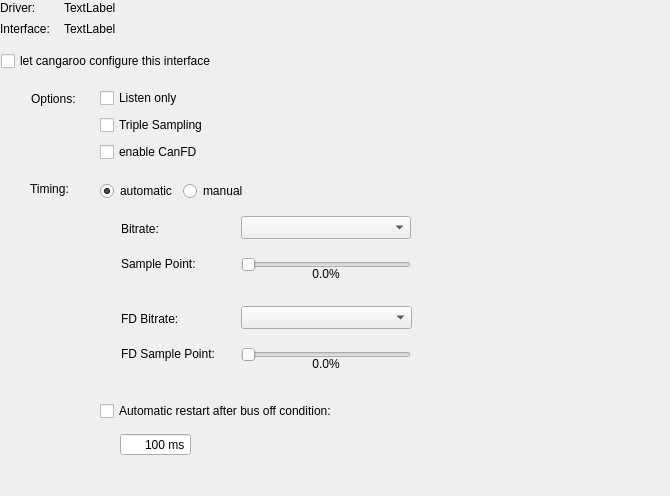
<?xml version="1.0" encoding="UTF-8"?>
<ui version="4.0">
 <class>SocketCanInterfacePage</class>
 <widget class="QWidget" name="SocketCanInterfacePage">
  <property name="geometry">
   <rect>
    <x>0</x>
    <y>0</y>
    <width>670</width>
    <height>496</height>
   </rect>
  </property>
  <property name="windowTitle">
   <string>Form</string>
  </property>
  <widget class="QCheckBox" name="cbSocketCanConfigured">
   <property name="geometry">
    <rect>
     <x>1</x>
     <y>51</y>
     <width>411</width>
     <height>20</height>
    </rect>
   </property>
   <property name="text">
    <string>let cangaroo configure this interface</string>
   </property>
  </widget>
  <widget class="QLabel" name="label_3">
   <property name="geometry">
    <rect>
     <x>0</x>
     <y>0</y>
     <width>41</width>
     <height>16</height>
    </rect>
   </property>
   <property name="text">
    <string>Driver:</string>
   </property>
  </widget>
  <widget class="QWidget" name="wSocketCanOptions" native="true">
   <property name="geometry">
    <rect>
     <x>91</x>
     <y>81</y>
     <width>141</width>
     <height>90</height>
    </rect>
   </property>
   <layout class="QVBoxLayout" name="verticalLayout_6">
    <property name="spacing">
     <number>0</number>
    </property>
    <property name="leftMargin">
     <number>9</number>
    </property>
    <property name="topMargin">
     <number>0</number>
    </property>
    <property name="rightMargin">
     <number>0</number>
    </property>
    <property name="bottomMargin">
     <number>0</number>
    </property>
    <item>
     <widget class="QCheckBox" name="cbSocketCanListenOnly">
      <property name="text">
       <string>Listen only</string>
      </property>
     </widget>
    </item>
    <item>
     <widget class="QCheckBox" name="cbSocketCanTripleSampling">
      <property name="text">
       <string>Triple Sampling</string>
      </property>
     </widget>
    </item>
    <item>
     <widget class="QCheckBox" name="cbSocketCanCanFD">
      <property name="text">
       <string>enable CanFD</string>
      </property>
     </widget>
    </item>
   </layout>
  </widget>
  <widget class="QWidget" name="wSocketCanTiming" native="true">
   <property name="enabled">
    <bool>true</bool>
   </property>
   <property name="geometry">
    <rect>
     <x>91</x>
     <y>181</y>
     <width>516</width>
     <height>291</height>
    </rect>
   </property>
   <layout class="QVBoxLayout" name="verticalLayout_8">
    <property name="leftMargin">
     <number>0</number>
    </property>
    <property name="topMargin">
     <number>0</number>
    </property>
    <item>
     <widget class="QWidget" name="wSocketCanTimingMode" native="true">
      <layout class="QHBoxLayout" name="horizontalLayout_5">
       <property name="topMargin">
        <number>0</number>
       </property>
       <item>
        <widget class="QRadioButton" name="rbSocketCanAutomaticTiming">
         <property name="text">
          <string>automatic</string>
         </property>
         <property name="checked">
          <bool>true</bool>
         </property>
        </widget>
       </item>
       <item>
        <widget class="QRadioButton" name="rbSocketCanManualTiming">
         <property name="text">
          <string>manual</string>
         </property>
        </widget>
       </item>
       <item>
        <spacer name="horizontalSpacer_2">
         <property name="orientation">
          <enum>Qt::Horizontal</enum>
         </property>
         <property name="sizeHint" stdset="0">
          <size>
           <width>310</width>
           <height>20</height>
          </size>
         </property>
        </spacer>
       </item>
      </layout>
     </widget>
    </item>
    <item>
     <widget class="QStackedWidget" name="stackedSocketCanTiming">
      <property name="currentIndex">
       <number>0</number>
      </property>
      <widget class="QWidget" name="pageSocketCanAutoTiming">
       <widget class="QWidget" name="wSocketCanAutoTimingCanFd" native="true">
        <property name="geometry">
         <rect>
          <x>30</x>
          <y>90</y>
          <width>361</width>
          <height>80</height>
         </rect>
        </property>
        <widget class="QComboBox" name="cbSocketCanFdBitrate">
         <property name="geometry">
          <rect>
           <x>120</x>
           <y>0</y>
           <width>171</width>
           <height>23</height>
          </rect>
         </property>
        </widget>
        <widget class="QLabel" name="label_23">
         <property name="geometry">
          <rect>
           <x>0</x>
           <y>5</y>
           <width>111</width>
           <height>16</height>
          </rect>
         </property>
         <property name="text">
          <string>FD Bitrate:</string>
         </property>
        </widget>
        <widget class="QLabel" name="label_22">
         <property name="geometry">
          <rect>
           <x>0</x>
           <y>40</y>
           <width>121</width>
           <height>16</height>
          </rect>
         </property>
         <property name="text">
          <string>FD Sample Point:</string>
         </property>
        </widget>
        <widget class="QSlider" name="slSocketCanFdSamplePoint">
         <property name="geometry">
          <rect>
           <x>120</x>
           <y>40</y>
           <width>170</width>
           <height>18</height>
          </rect>
         </property>
         <property name="maximum">
          <number>999</number>
         </property>
         <property name="orientation">
          <enum>Qt::Horizontal</enum>
         </property>
        </widget>
        <widget class="QLabel" name="laSocketCanFdSamplePoint">
         <property name="geometry">
          <rect>
           <x>120</x>
           <y>50</y>
           <width>170</width>
           <height>16</height>
          </rect>
         </property>
         <property name="text">
          <string>0.0%</string>
         </property>
         <property name="alignment">
          <set>Qt::AlignCenter</set>
         </property>
        </widget>
       </widget>
       <widget class="QWidget" name="widget_11" native="true">
        <property name="geometry">
         <rect>
          <x>30</x>
          <y>0</y>
          <width>361</width>
          <height>80</height>
         </rect>
        </property>
        <widget class="QLabel" name="label_20">
         <property name="geometry">
          <rect>
           <x>0</x>
           <y>5</y>
           <width>59</width>
           <height>16</height>
          </rect>
         </property>
         <property name="text">
          <string>Bitrate:</string>
         </property>
        </widget>
        <widget class="QComboBox" name="cbSocketCanBitrate">
         <property name="geometry">
          <rect>
           <x>120</x>
           <y>0</y>
           <width>170</width>
           <height>23</height>
          </rect>
         </property>
        </widget>
        <widget class="QLabel" name="label_21">
         <property name="geometry">
          <rect>
           <x>0</x>
           <y>40</y>
           <width>91</width>
           <height>16</height>
          </rect>
         </property>
         <property name="text">
          <string>Sample Point:</string>
         </property>
        </widget>
        <widget class="QLabel" name="laSocketCanSamplePoint">
         <property name="geometry">
          <rect>
           <x>120</x>
           <y>50</y>
           <width>170</width>
           <height>16</height>
          </rect>
         </property>
         <property name="text">
          <string>0.0%</string>
         </property>
         <property name="alignment">
          <set>Qt::AlignCenter</set>
         </property>
        </widget>
        <widget class="QSlider" name="slSocketCanSamplePoint">
         <property name="geometry">
          <rect>
           <x>120</x>
           <y>40</y>
           <width>170</width>
           <height>18</height>
          </rect>
         </property>
         <property name="maximum">
          <number>999</number>
         </property>
         <property name="orientation">
          <enum>Qt::Horizontal</enum>
         </property>
         <property name="tickPosition">
          <enum>QSlider::NoTicks</enum>
         </property>
        </widget>
       </widget>
      </widget>
      <widget class="QWidget" name="pageSocketCanManualTiming">
       <layout class="QHBoxLayout" name="horizontalLayout_4">
        <property name="spacing">
         <number>0</number>
        </property>
        <property name="leftMargin">
         <number>30</number>
        </property>
        <property name="topMargin">
         <number>0</number>
        </property>
        <property name="rightMargin">
         <number>0</number>
        </property>
        <property name="bottomMargin">
         <number>0</number>
        </property>
        <item>
         <widget class="QWidget" name="widget_6" native="true">
          <layout class="QFormLayout" name="formLayout_2">
           <property name="horizontalSpacing">
            <number>16</number>
           </property>
           <property name="leftMargin">
            <number>0</number>
           </property>
           <property name="topMargin">
            <number>0</number>
           </property>
           <item row="0" column="0">
            <widget class="QLabel" name="laSocketCanTQ">
             <property name="text">
              <string>TQ:</string>
             </property>
            </widget>
           </item>
           <item row="0" column="1">
            <widget class="QSpinBox" name="spSocketCanTQ">
             <property name="alignment">
              <set>Qt::AlignRight|Qt::AlignTrailing|Qt::AlignVCenter</set>
             </property>
             <property name="buttonSymbols">
              <enum>QAbstractSpinBox::NoButtons</enum>
             </property>
             <property name="suffix">
              <string> ns</string>
             </property>
             <property name="maximum">
              <number>999999</number>
             </property>
             <property name="singleStep">
              <number>5</number>
             </property>
             <property name="value">
              <number>125</number>
             </property>
            </widget>
           </item>
           <item row="1" column="0">
            <widget class="QLabel" name="laSocketCanPropSeg">
             <property name="text">
              <string>Prop-Seg:</string>
             </property>
            </widget>
           </item>
           <item row="2" column="0">
            <widget class="QLabel" name="laSocketCanPhaseSeg1">
             <property name="text">
              <string>Phase Seg 1:</string>
             </property>
            </widget>
           </item>
           <item row="3" column="0">
            <widget class="QLabel" name="laSocketCanPhaseSeg2">
             <property name="text">
              <string>Phase Seg 2:</string>
             </property>
            </widget>
           </item>
           <item row="4" column="0">
            <widget class="QCheckBox" name="cbSocketCanSJW">
             <property name="text">
              <string>SJW:</string>
             </property>
            </widget>
           </item>
           <item row="1" column="1">
            <widget class="QSpinBox" name="spSocketCanPropSeg">
             <property name="alignment">
              <set>Qt::AlignRight|Qt::AlignTrailing|Qt::AlignVCenter</set>
             </property>
             <property name="buttonSymbols">
              <enum>QAbstractSpinBox::NoButtons</enum>
             </property>
             <property name="suffix">
              <string/>
             </property>
             <property name="minimum">
              <number>1</number>
             </property>
             <property name="maximum">
              <number>8</number>
             </property>
             <property name="singleStep">
              <number>1</number>
             </property>
             <property name="value">
              <number>6</number>
             </property>
            </widget>
           </item>
           <item row="2" column="1">
            <widget class="QSpinBox" name="spSocketCanPhaseSeg1">
             <property name="alignment">
              <set>Qt::AlignRight|Qt::AlignTrailing|Qt::AlignVCenter</set>
             </property>
             <property name="buttonSymbols">
              <enum>QAbstractSpinBox::NoButtons</enum>
             </property>
             <property name="suffix">
              <string/>
             </property>
             <property name="minimum">
              <number>1</number>
             </property>
             <property name="maximum">
              <number>8</number>
             </property>
             <property name="singleStep">
              <number>1</number>
             </property>
             <property name="value">
              <number>7</number>
             </property>
            </widget>
           </item>
           <item row="3" column="1">
            <widget class="QSpinBox" name="spSocketCanPhaseSeg2">
             <property name="alignment">
              <set>Qt::AlignRight|Qt::AlignTrailing|Qt::AlignVCenter</set>
             </property>
             <property name="buttonSymbols">
              <enum>QAbstractSpinBox::NoButtons</enum>
             </property>
             <property name="suffix">
              <string/>
             </property>
             <property name="minimum">
              <number>1</number>
             </property>
             <property name="maximum">
              <number>8</number>
             </property>
             <property name="singleStep">
              <number>1</number>
             </property>
             <property name="value">
              <number>2</number>
             </property>
            </widget>
           </item>
           <item row="4" column="1">
            <widget class="QSpinBox" name="spSocketCanSJW">
             <property name="alignment">
              <set>Qt::AlignRight|Qt::AlignTrailing|Qt::AlignVCenter</set>
             </property>
             <property name="buttonSymbols">
              <enum>QAbstractSpinBox::NoButtons</enum>
             </property>
             <property name="suffix">
              <string/>
             </property>
             <property name="minimum">
              <number>1</number>
             </property>
             <property name="maximum">
              <number>8</number>
             </property>
             <property name="singleStep">
              <number>1</number>
             </property>
             <property name="value">
              <number>1</number>
             </property>
            </widget>
           </item>
          </layout>
         </widget>
        </item>
        <item>
         <widget class="QWidget" name="wSocketCanFdManualTiming" native="true">
          <layout class="QFormLayout" name="formLayout_3">
           <property name="horizontalSpacing">
            <number>16</number>
           </property>
           <property name="leftMargin">
            <number>10</number>
           </property>
           <property name="topMargin">
            <number>0</number>
           </property>
           <item row="0" column="0">
            <widget class="QLabel" name="laSocketCanTQ_2">
             <property name="text">
              <string>FD TQ:</string>
             </property>
            </widget>
           </item>
           <item row="0" column="1">
            <widget class="QSpinBox" name="spSocketCanFdTQ">
             <property name="alignment">
              <set>Qt::AlignRight|Qt::AlignTrailing|Qt::AlignVCenter</set>
             </property>
             <property name="buttonSymbols">
              <enum>QAbstractSpinBox::NoButtons</enum>
             </property>
             <property name="suffix">
              <string> ns</string>
             </property>
             <property name="maximum">
              <number>999999</number>
             </property>
             <property name="singleStep">
              <number>5</number>
             </property>
             <property name="value">
              <number>125</number>
             </property>
            </widget>
           </item>
           <item row="1" column="0">
            <widget class="QLabel" name="laSocketCanPropSeg_2">
             <property name="text">
              <string>FD Prop-Seg:</string>
             </property>
            </widget>
           </item>
           <item row="2" column="0">
            <widget class="QLabel" name="laSocketCanPhaseSeg1_2">
             <property name="text">
              <string>FD Phase Seg 1:</string>
             </property>
            </widget>
           </item>
           <item row="3" column="0">
            <widget class="QLabel" name="laSocketCanPhaseSeg2_2">
             <property name="text">
              <string>FD Phase Seg 2:</string>
             </property>
            </widget>
           </item>
           <item row="4" column="0">
            <widget class="QCheckBox" name="cbSocketCanFdSJW">
             <property name="text">
              <string>FD SJW:</string>
             </property>
            </widget>
           </item>
           <item row="1" column="1">
            <widget class="QSpinBox" name="spSocketCanFdPropSeg">
             <property name="alignment">
              <set>Qt::AlignRight|Qt::AlignTrailing|Qt::AlignVCenter</set>
             </property>
             <property name="buttonSymbols">
              <enum>QAbstractSpinBox::NoButtons</enum>
             </property>
             <property name="suffix">
              <string/>
             </property>
             <property name="minimum">
              <number>1</number>
             </property>
             <property name="maximum">
              <number>8</number>
             </property>
             <property name="singleStep">
              <number>1</number>
             </property>
             <property name="value">
              <number>6</number>
             </property>
            </widget>
           </item>
           <item row="2" column="1">
            <widget class="QSpinBox" name="spSocketCanFdPhaseSeg1">
             <property name="alignment">
              <set>Qt::AlignRight|Qt::AlignTrailing|Qt::AlignVCenter</set>
             </property>
             <property name="buttonSymbols">
              <enum>QAbstractSpinBox::NoButtons</enum>
             </property>
             <property name="suffix">
              <string/>
             </property>
             <property name="minimum">
              <number>1</number>
             </property>
             <property name="maximum">
              <number>8</number>
             </property>
             <property name="singleStep">
              <number>1</number>
             </property>
             <property name="value">
              <number>7</number>
             </property>
            </widget>
           </item>
           <item row="3" column="1">
            <widget class="QSpinBox" name="spSocketCanFdPhaseSeg2">
             <property name="alignment">
              <set>Qt::AlignRight|Qt::AlignTrailing|Qt::AlignVCenter</set>
             </property>
             <property name="buttonSymbols">
              <enum>QAbstractSpinBox::NoButtons</enum>
             </property>
             <property name="suffix">
              <string/>
             </property>
             <property name="minimum">
              <number>1</number>
             </property>
             <property name="maximum">
              <number>8</number>
             </property>
             <property name="singleStep">
              <number>1</number>
             </property>
             <property name="value">
              <number>2</number>
             </property>
            </widget>
           </item>
           <item row="4" column="1">
            <widget class="QSpinBox" name="spSocketCanFdSJW">
             <property name="alignment">
              <set>Qt::AlignRight|Qt::AlignTrailing|Qt::AlignVCenter</set>
             </property>
             <property name="buttonSymbols">
              <enum>QAbstractSpinBox::NoButtons</enum>
             </property>
             <property name="suffix">
              <string/>
             </property>
             <property name="minimum">
              <number>1</number>
             </property>
             <property name="maximum">
              <number>8</number>
             </property>
             <property name="singleStep">
              <number>1</number>
             </property>
             <property name="value">
              <number>1</number>
             </property>
            </widget>
           </item>
          </layout>
         </widget>
        </item>
        <item>
         <spacer name="horizontalSpacer">
          <property name="orientation">
           <enum>Qt::Horizontal</enum>
          </property>
          <property name="sizeHint" stdset="0">
           <size>
            <width>48</width>
            <height>20</height>
           </size>
          </property>
         </spacer>
        </item>
       </layout>
      </widget>
     </widget>
    </item>
    <item>
     <widget class="QWidget" name="widget_9" native="true">
      <property name="minimumSize">
       <size>
        <width>0</width>
        <height>80</height>
       </size>
      </property>
      <layout class="QVBoxLayout" name="verticalLayout_7">
       <item>
        <widget class="QCheckBox" name="cbSocketCanRestart">
         <property name="text">
          <string>Automatic restart after bus off condition:</string>
         </property>
        </widget>
       </item>
       <item>
        <widget class="QWidget" name="widget_10" native="true">
         <layout class="QHBoxLayout" name="horizontalLayout_6">
          <property name="leftMargin">
           <number>20</number>
          </property>
          <property name="topMargin">
           <number>0</number>
          </property>
          <property name="bottomMargin">
           <number>0</number>
          </property>
          <item>
           <widget class="QSpinBox" name="spSocketCanRestartTime">
            <property name="maximumSize">
             <size>
              <width>16777215</width>
              <height>16777215</height>
             </size>
            </property>
            <property name="alignment">
             <set>Qt::AlignRight|Qt::AlignTrailing|Qt::AlignVCenter</set>
            </property>
            <property name="buttonSymbols">
             <enum>QAbstractSpinBox::NoButtons</enum>
            </property>
            <property name="suffix">
             <string> ms</string>
            </property>
            <property name="maximum">
             <number>999999</number>
            </property>
            <property name="singleStep">
             <number>10</number>
            </property>
            <property name="value">
             <number>100</number>
            </property>
           </widget>
          </item>
          <item>
           <spacer name="horizontalSpacer_3">
            <property name="orientation">
             <enum>Qt::Horizontal</enum>
            </property>
            <property name="sizeHint" stdset="0">
             <size>
              <width>352</width>
              <height>20</height>
             </size>
            </property>
           </spacer>
          </item>
         </layout>
        </widget>
       </item>
      </layout>
     </widget>
    </item>
   </layout>
  </widget>
  <widget class="QLabel" name="label_4">
   <property name="geometry">
    <rect>
     <x>30</x>
     <y>181</y>
     <width>45</width>
     <height>16</height>
    </rect>
   </property>
   <property name="text">
    <string>Timing:</string>
   </property>
  </widget>
  <widget class="QLabel" name="laInterfaceName">
   <property name="geometry">
    <rect>
     <x>64</x>
     <y>21</y>
     <width>231</width>
     <height>16</height>
    </rect>
   </property>
   <property name="text">
    <string>TextLabel</string>
   </property>
  </widget>
  <widget class="QLabel" name="label_5">
   <property name="geometry">
    <rect>
     <x>0</x>
     <y>21</y>
     <width>58</width>
     <height>16</height>
    </rect>
   </property>
   <property name="text">
    <string>Interface:</string>
   </property>
  </widget>
  <widget class="QLabel" name="laInterfaceDriver">
   <property name="geometry">
    <rect>
     <x>64</x>
     <y>0</y>
     <width>231</width>
     <height>16</height>
    </rect>
   </property>
   <property name="text">
    <string>TextLabel</string>
   </property>
  </widget>
  <widget class="QLabel" name="label_17">
   <property name="geometry">
    <rect>
     <x>31</x>
     <y>91</y>
     <width>59</width>
     <height>15</height>
    </rect>
   </property>
   <property name="text">
    <string>Options:</string>
   </property>
  </widget>
 </widget>
 <resources/>
 <connections/>
</ui>
